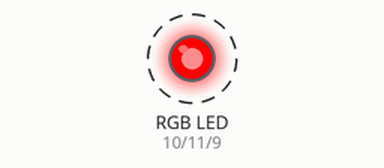
The sketch below on a simulated Arduino Uno, built with avr-gcc and run on an emulated ATmega328P. Parts: an RGB LED mixed from three pins (HIGH = lit). Dashed ring = blinking.

Above: at 0.2 s.
Timing chart, 0 to 3.0 s (numbered marks = the images above):
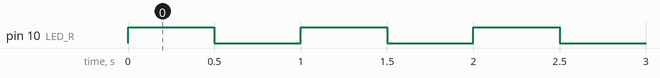

Measured:
- by itself, pin 10 (LED_R): alternates HIGH for 0.50 s and LOW for 0.50 s

The sketch:

BlinkLED.ino
```cpp
// (licence header left out)
int LED_R = 10;  //LED_R connect digital I/O port 10 of Arduino
int LED_G = 11;  //LED_G connect digital I/O port 11 of Arduino
int LED_B = 9;   //LED_B connect digital I/O port 9 of Arduino

/**
* Function       setup
* @author        Jessica
* @date          2019.8.21
* @brief         Initial configuration
* @param[in]     void
* @retval        void
* @par History   no
*/
void setup()
{
  //Initialize the IO port of RGB as output mode
  pinMode(LED_R, OUTPUT);
  pinMode(LED_G, OUTPUT);
  pinMode(LED_B, OUTPUT);
}

/**
* Function       loop
* @author        Jessica
* @date          2019.8.21
* @brief         main function
* @param[in]     void
* @param[out]    void
* @retval        void
* @par History   no
*/
void loop()
{
  while(1)
  {
    digitalWrite(LED_R,  HIGH); //red light is on
    digitalWrite(LED_G,  LOW);  //green light is off
    digitalWrite(LED_B,  LOW);  //blue light is off
    delay(500);//delay 0.5s
    digitalWrite(LED_R,  LOW);  //red light is off
    delay(500);//delay 0.5s
  }
}
```
